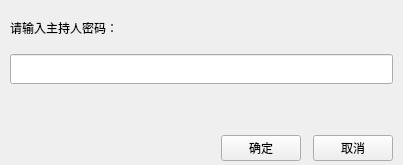
<?xml version="1.0" encoding="UTF-8"?>
<ui version="4.0">
 <class>DlgApplyAdmin</class>
 <widget class="QWidget" name="DlgApplyAdmin">
  <property name="geometry">
   <rect>
    <x>0</x>
    <y>0</y>
    <width>403</width>
    <height>165</height>
   </rect>
  </property>
  <property name="windowTitle">
   <string>申请主持人</string>
  </property>
  <layout class="QVBoxLayout" name="verticalLayout" stretch="0,1,0">
   <property name="spacing">
    <number>0</number>
   </property>
   <property name="margin">
    <number>0</number>
   </property>
   <item>
    <layout class="QHBoxLayout" name="hBoxTop">
     <property name="spacing">
      <number>0</number>
     </property>
     <property name="sizeConstraint">
      <enum>QLayout::SetDefaultConstraint</enum>
     </property>
     <item>
      <layout class="QHBoxLayout" name="hBoxTitle">
       <property name="spacing">
        <number>0</number>
       </property>
       <property name="leftMargin">
        <number>10</number>
       </property>
       <property name="topMargin">
        <number>0</number>
       </property>
      </layout>
     </item>
     <item>
      <layout class="QHBoxLayout" name="hBoxSysBtn">
       <property name="spacing">
        <number>0</number>
       </property>
       <property name="topMargin">
        <number>0</number>
       </property>
       <property name="rightMargin">
        <number>2</number>
       </property>
      </layout>
     </item>
    </layout>
   </item>
   <item>
    <layout class="QVBoxLayout" name="vBoxClient">
     <property name="spacing">
      <number>4</number>
     </property>
     <property name="sizeConstraint">
      <enum>QLayout::SetDefaultConstraint</enum>
     </property>
     <property name="leftMargin">
      <number>10</number>
     </property>
     <property name="topMargin">
      <number>5</number>
     </property>
     <property name="rightMargin">
      <number>10</number>
     </property>
     <item>
      <widget class="QLabel" name="lblPwd">
       <property name="text">
        <string>请输入主持人密码：</string>
       </property>
      </widget>
     </item>
     <item>
      <widget class="QLineEdit" name="editPassword">
       <property name="minimumSize">
        <size>
         <width>0</width>
         <height>30</height>
        </size>
       </property>
       <property name="echoMode">
        <enum>QLineEdit::Password</enum>
       </property>
      </widget>
     </item>
     <item>
      <widget class="QLabel" name="lblTip">
       <property name="text">
        <string/>
       </property>
      </widget>
     </item>
    </layout>
   </item>
   <item>
    <layout class="QHBoxLayout" name="hBoxBottom">
     <property name="spacing">
      <number>12</number>
     </property>
     <property name="sizeConstraint">
      <enum>QLayout::SetDefaultConstraint</enum>
     </property>
     <property name="leftMargin">
      <number>10</number>
     </property>
     <property name="topMargin">
      <number>2</number>
     </property>
     <property name="rightMargin">
      <number>10</number>
     </property>
     <property name="bottomMargin">
      <number>4</number>
     </property>
     <item>
      <spacer name="horizontalSpacer">
       <property name="orientation">
        <enum>Qt::Horizontal</enum>
       </property>
       <property name="sizeHint" stdset="0">
        <size>
         <width>40</width>
         <height>20</height>
        </size>
       </property>
      </spacer>
     </item>
     <item>
      <widget class="QPushButton" name="btnOK">
       <property name="sizePolicy">
        <sizepolicy hsizetype="Fixed" vsizetype="Fixed">
         <horstretch>0</horstretch>
         <verstretch>0</verstretch>
        </sizepolicy>
       </property>
       <property name="text">
        <string>确定</string>
       </property>
      </widget>
     </item>
     <item>
      <widget class="QPushButton" name="btnCancel">
       <property name="sizePolicy">
        <sizepolicy hsizetype="Fixed" vsizetype="Fixed">
         <horstretch>0</horstretch>
         <verstretch>0</verstretch>
        </sizepolicy>
       </property>
       <property name="text">
        <string>取消</string>
       </property>
      </widget>
     </item>
    </layout>
   </item>
  </layout>
 </widget>
 <layoutdefault spacing="6" margin="11"/>
 <resources/>
 <connections/>
</ui>
